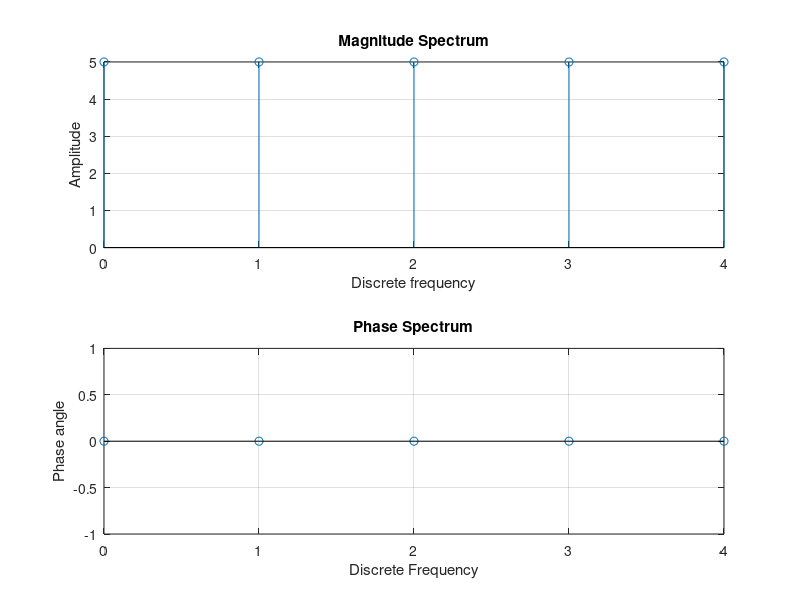
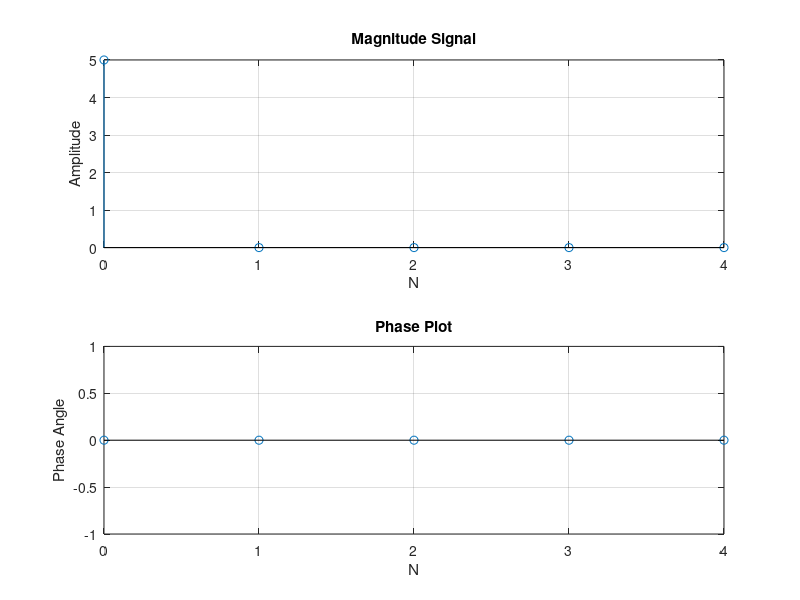

Recreate these plots in MATLAB, in order.
clc;
clear;
close all;

x = input('Input Sequence');
N = input('Enter the number of points');

len = length(x);
if N>len
    x = [x zeros(1,N-len)];
elseif N<len
        x=x(1:N);
end

i = sqrt(-1);
w = exp((-i*2*pi)/N);
n = 0:(N-1);
k= 0:(N-1);
nk = n'*k;
W = w.^nk;
X = x*W;

disp(X);
figure;
title('DFT')
subplot(2,1,1);
stem(k,abs(X));
title('Magnitude Spectrum');
xlabel('Discrete frequency');
ylabel('Amplitude');
grid on;
subplot(2,1,2);
stem(k,angle(X));
title('Phase Spectrum');
xlabel('Discrete Frequency');
ylabel('Phase angle');
grid on;
w2 = exp((-i *2 *pi)/N);
n = 0:(N-1);
k = 0:(N-1);
nk = n'*k;
W2=w2.^(-nk);
X = (X*W2)/N;
disp(X);
figure;
title('IDFT')
subplot(2,1,1);
stem(k,abs(x));
title('Magnitude Signal');
xlabel('N');
ylabel('Amplitude');
grid on;
subplot(2,1,2);
stem(k,angle(x));
title('Phase Plot');
xlabel('N');
ylabel('Phase Angle');
grid on;
